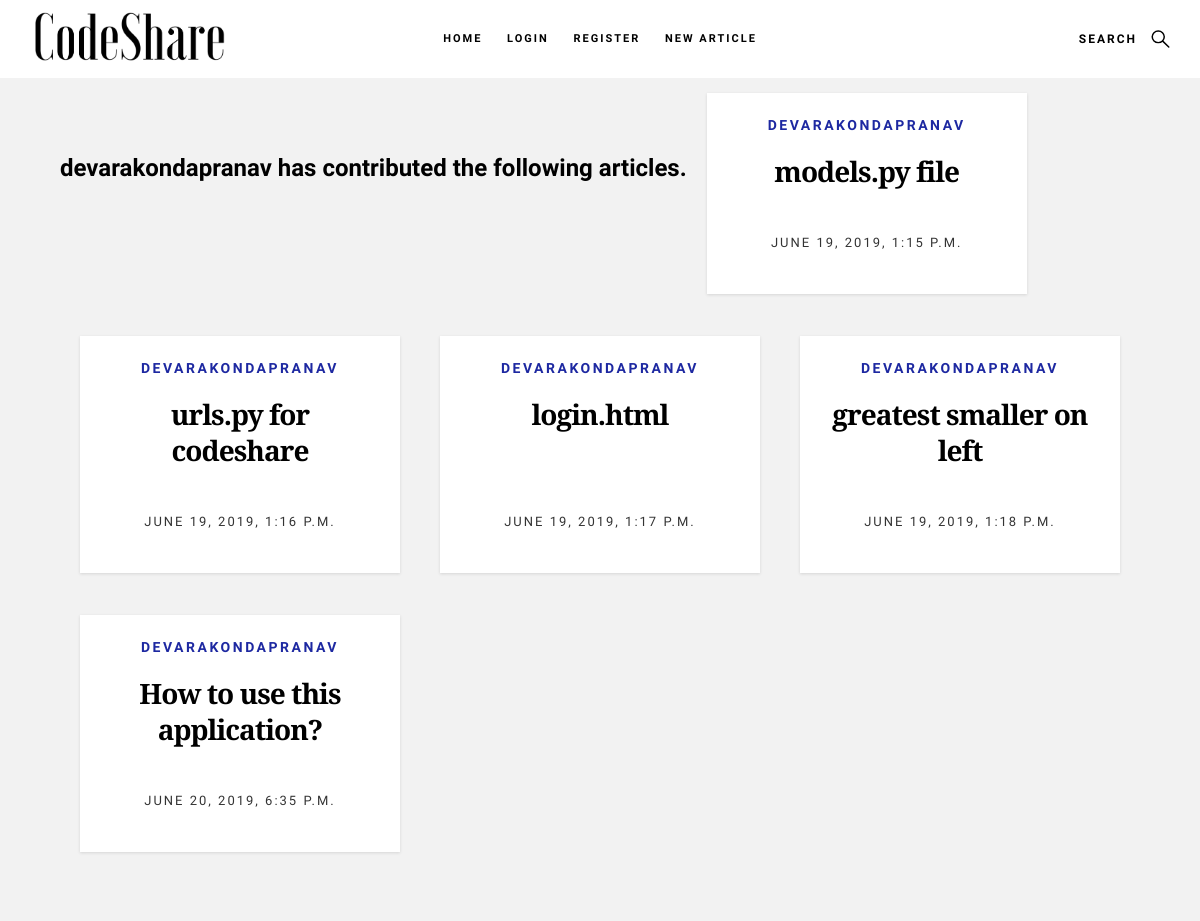
/snippets/profile/devarakondapranav, run on an earlier commit of the app's database.
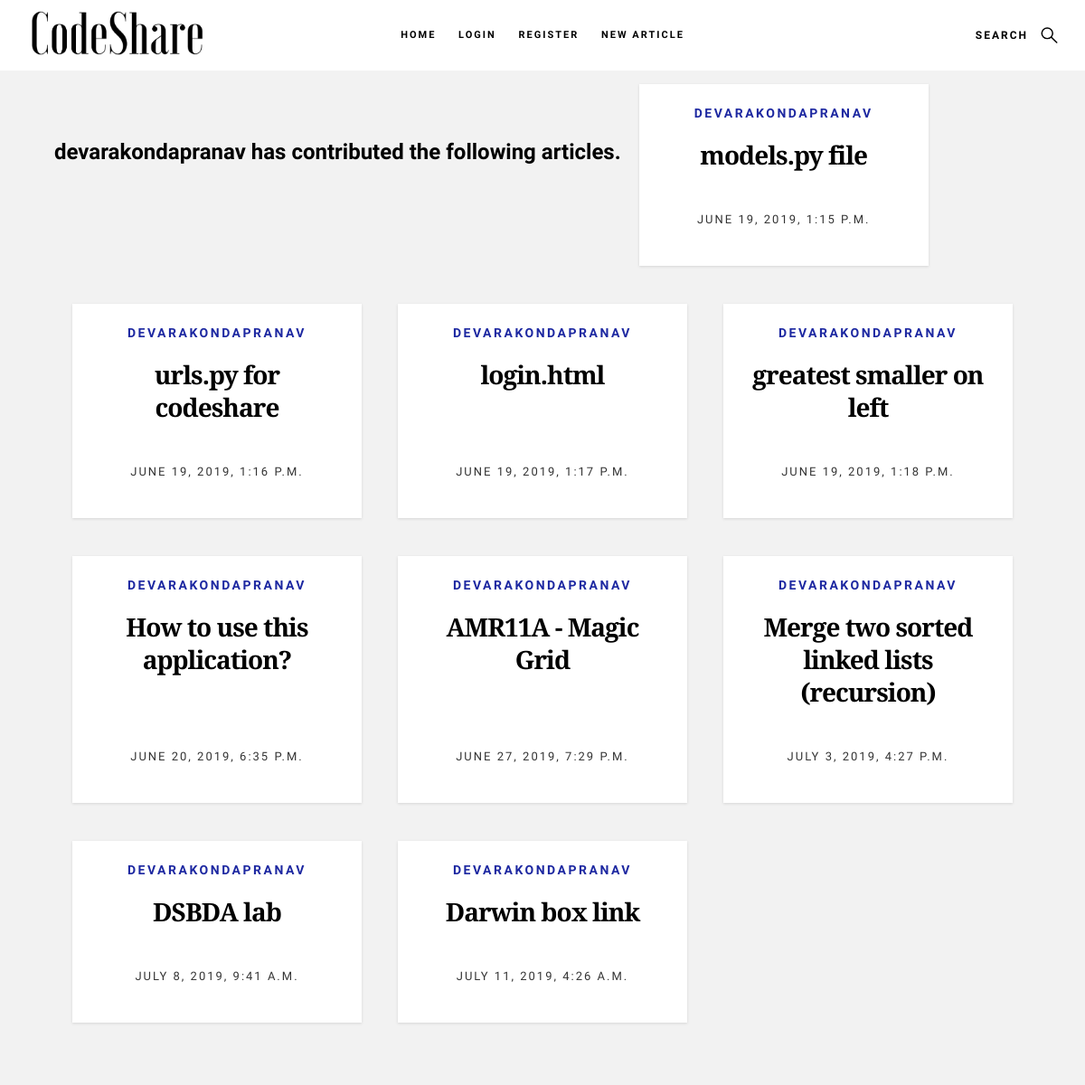
And on a later commit of the database.
### snippets/models.py (models this page shows, shortened)
class Code(models.Model):
	code_snippet = models.TextField()
	author = models.CharField(max_length = 200)
	pub_date = models.DateTimeField('date published')
	title = models.CharField(max_length = 100)

### snippets/views.py (the view)
# urls.py: path('profile/<str:username>', views.showProfile, name='showProfile'),
def showProfile(request, username):
	articles = Code.objects.filter(author= username)
	context = {'articles':articles, 'username':username, 'no_of_articles':len(articles)}
	return render(request, 'snippets/showProfile.html', context)

### snippets/templates/snippets/showProfile.html
{% extends "snippets/base1.html" %}
{% block content %}
	{% if no_of_articles > 0 %}
		<h3>{{username}} has contributed the following articles.</h3><br><br>
		{% for x in articles %}
			<article class="col-block">
                    <div class="item-entry" data-aos="zoom-in">
                        <div class="item-entry__text">
                            <div class="item-entry__cat">
                                <a href="/snippets/profile/{{x.author}}">{{x.author}}</a>
                            </div>
                            <h1 class="item-entry__title"><a href="/snippets/{{x.id}}">{{x.title}}</a></h1>
                            <div class="item-entry__date">
                                <a>{{x.pub_date}}</a>
                            </div>
                        </div>
                    </div>
            </article>
		{% endfor %}
	{% else %}
		<h3> {{username}} hasn't contributed anything yet</h3>
	{% endif %}
{% endblock %}

### snippets/templates/snippets/base1.html (shortened to what this page needs)
<!DOCTYPE html>
<html class="no-js" lang="en">
<head>
    {% load static %}
    <link rel="stylesheet" href="{% static 'snippets/css/base.css' %}">
    <link rel="stylesheet" href="{% static 'snippets/css/main.css' %}">
    <link rel="stylesheet" href="{% static 'snippets/lib/codemirror.css' %}">
    <link rel="stylesheet" href="{% static 'snippets/theme/monokai.css' %}">
</head>
<body id="top">
    <header class="s-header header">
        <div class="header__logo">
            <a class="logo" href="/snippets">
                <img src="{% static 'snippets/images/logo_cs.png' %}" alt="Homepage">
            </a>
        </div>
        <a class="header__search-trigger" href="#0"></a>
        <nav class="header__nav-wrap">
            <ul class="header__nav">
                <li class="current"><a href="/snippets" title="">Home</a></li>
                {% if user.is_authenticated %}
                <li class="has-children">
                    <a href="#0" title="">{{user.get_username}}</a>
                    <ul class="sub-menu">
                        <li><a href="/snippets/profile/{{user.get_username}}">Profile</a></li>
                        <li><a href="{% url 'logout'%}?next={{request.path}}">Logout</a></li>
                    </ul>
                </li>
                {% else %}
                <li class="current"><a href="{% url 'login'%}?next={{request.path}}" title="">Login</a></li>
                <li class="current"><a href="/snippets/register" title="">Register</a></li>
                {% endif %}
                <li class="current"><a href="/snippets/newCodeSnippet" title="">New Article</a></li>
            </ul>
        </nav>
    </header>
    <br>
    <section class="s-content">
        <div class="row entries-wrap wide">
            <div class="entries" id="articles">
                {% block content %}
                {% endblock %}
            </div>
        </div>
    </section>
</body>
</html>

What changed in the data, as far as the page shows it:
added Code: author "DEVARAKONDAPRANAV", title "AMR11A - Magic Grid", pub_date "JUNE 27, 2019, 7:29 P.M."
added Code: author "DEVARAKONDAPRANAV", title "Merge two sorted linked lists (recursion)", pub_date "JULY 3, 2019, 4:27 P.M."
added Code: author "DEVARAKONDAPRANAV", title "DSBDA lab", pub_date "JULY 8, 2019, 9:41 A.M."
added Code: author "DEVARAKONDAPRANAV", title "Darwin box link", pub_date "JULY 11, 2019, 4:26 A.M."
